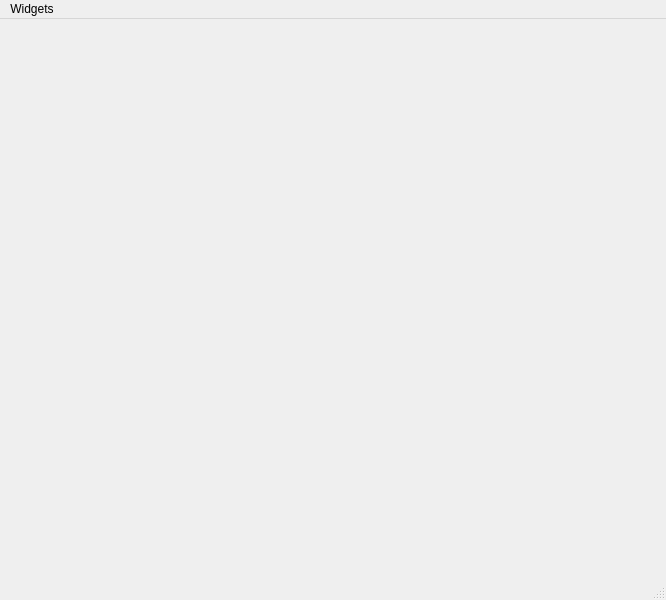
<?xml version="1.0" encoding="UTF-8"?>
<ui version="4.0">
 <class>qbuGUIDev0MainWindow</class>
 <widget class="QMainWindow" name="qbuGUIDev0MainWindow">
  <property name="geometry">
   <rect>
    <x>0</x>
    <y>0</y>
    <width>666</width>
    <height>600</height>
   </rect>
  </property>
  <property name="minimumSize">
   <size>
    <width>400</width>
    <height>400</height>
   </size>
  </property>
  <property name="windowTitle">
   <string>MainWindow</string>
  </property>
  <widget class="QWidget" name="centralwidget"/>
  <widget class="QMenuBar" name="menubar">
   <property name="geometry">
    <rect>
     <x>0</x>
     <y>0</y>
     <width>666</width>
     <height>21</height>
    </rect>
   </property>
   <widget class="QMenu" name="menuWidgets">
    <property name="title">
     <string>Widgets</string>
    </property>
    <addaction name="actionDBDev0"/>
   </widget>
   <addaction name="menuWidgets"/>
  </widget>
  <widget class="QStatusBar" name="statusbar"/>
  <action name="actionDBDev0">
   <property name="text">
    <string>DBDev0</string>
   </property>
  </action>
 </widget>
 <resources/>
 <connections/>
</ui>
